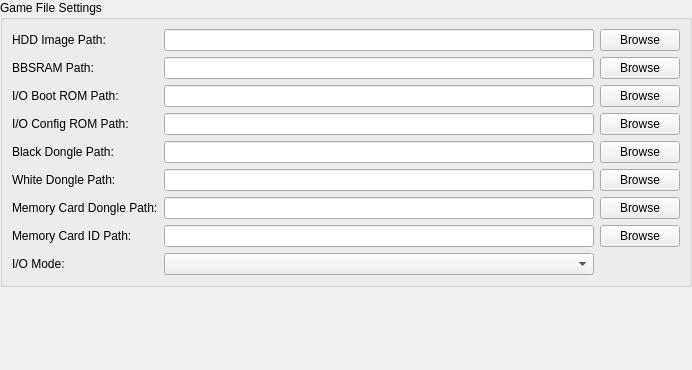
<?xml version="1.0" encoding="UTF-8"?>
<ui version="4.0">
 <class>Python1SettingsWidget</class>
 <widget class="QWidget" name="Python1SettingsWidget">
  <property name="geometry">
   <rect>
    <x>0</x>
    <y>0</y>
    <width>692</width>
    <height>370</height>
   </rect>
  </property>
  <property name="windowTitle">
   <string>Form</string>
  </property>
  <layout class="QVBoxLayout" name="verticalLayout" stretch="0,1">
   <property name="leftMargin">
    <number>0</number>
   </property>
   <property name="topMargin">
    <number>0</number>
   </property>
   <property name="rightMargin">
    <number>0</number>
   </property>
   <property name="bottomMargin">
    <number>0</number>
   </property>
   <item>
    <widget class="QGroupBox" name="gameFileSettings">
     <property name="title">
      <string>Game File Settings</string>
     </property>
     <layout class="QGridLayout" name="gridLayout">
      <item row="0" column="0">
       <widget class="QLabel" name="hddImageLabel">
        <property name="text">
         <string>HDD Image Path:</string>
        </property>
       </widget>
      </item>
      <item row="0" column="1">
       <widget class="QLineEdit" name="hddImagePath"/>
      </item>
      <item row="0" column="2">
       <widget class="QPushButton" name="hddImageBrowse">
        <property name="text">
         <string>Browse</string>
        </property>
       </widget>
      </item>
      <item row="1" column="0">
       <widget class="QLabel" name="bbsramLabel">
        <property name="text">
         <string>BBSRAM Path:</string>
        </property>
       </widget>
      </item>
      <item row="1" column="1">
       <widget class="QLineEdit" name="bbsramPath"/>
      </item>
      <item row="1" column="2">
       <widget class="QPushButton" name="bbsramBrowse">
        <property name="text">
         <string>Browse</string>
        </property>
       </widget>
      </item>
      <item row="2" column="0">
       <widget class="QLabel" name="ioBootRomLabel">
        <property name="text">
         <string>I/O Boot ROM Path:</string>
        </property>
       </widget>
      </item>
      <item row="2" column="1">
       <widget class="QLineEdit" name="ioBootRomPath"/>
      </item>
      <item row="2" column="2">
       <widget class="QPushButton" name="ioBootRomBrowse">
        <property name="text">
         <string>Browse</string>
        </property>
       </widget>
      </item>
      <item row="3" column="0">
       <widget class="QLabel" name="ioConfigRomLabel">
        <property name="text">
         <string>I/O Config ROM Path:</string>
        </property>
       </widget>
      </item>
      <item row="3" column="1">
       <widget class="QLineEdit" name="ioConfigRomPath"/>
      </item>
      <item row="3" column="2">
       <widget class="QPushButton" name="ioConfigRomBrowse">
        <property name="text">
         <string>Browse</string>
        </property>
       </widget>
      </item>
      <item row="4" column="0">
       <widget class="QLabel" name="dongleBlackLabel">
        <property name="text">
         <string>Black Dongle Path:</string>
        </property>
       </widget>
      </item>
      <item row="4" column="1">
       <widget class="QLineEdit" name="dongleBlackPath"/>
      </item>
      <item row="4" column="2">
       <widget class="QPushButton" name="dongleBlackBrowse">
        <property name="text">
         <string>Browse</string>
        </property>
       </widget>
      </item>
      <item row="5" column="0">
       <widget class="QLabel" name="dongleWhiteLabel">
        <property name="text">
         <string>White Dongle Path:</string>
        </property>
       </widget>
      </item>
      <item row="5" column="1">
       <widget class="QLineEdit" name="dongleWhitePath"/>
      </item>
      <item row="5" column="2">
       <widget class="QPushButton" name="dongleWhiteBrowse">
        <property name="text">
         <string>Browse</string>
        </property>
       </widget>
      </item>
      <item row="6" column="0">
       <widget class="QLabel" name="memoryCardDongleLabel">
        <property name="text">
         <string>Memory Card Dongle Path:</string>
        </property>
       </widget>
      </item>
      <item row="6" column="1">
       <widget class="QLineEdit" name="memoryCardDonglePath"/>
      </item>
      <item row="6" column="2">
       <widget class="QPushButton" name="memoryCardDongleBrowse">
        <property name="text">
         <string>Browse</string>
        </property>
       </widget>
      </item>
      <item row="7" column="0">
       <widget class="QLabel" name="memoryCardIdLabel">
        <property name="text">
         <string>Memory Card ID Path:</string>
        </property>
       </widget>
      </item>
      <item row="7" column="1">
       <widget class="QLineEdit" name="memoryCardIdPath"/>
      </item>
      <item row="7" column="2">
       <widget class="QPushButton" name="memoryCardIdBrowse">
        <property name="text">
         <string>Browse</string>
        </property>
       </widget>
      </item>
      <item row="8" column="0">
       <widget class="QLabel" name="ioModeLabel">
        <property name="text">
         <string>I/O Mode:</string>
        </property>
       </widget>
      </item>
      <item row="8" column="1">
       <widget class="QComboBox" name="ioMode"/>
      </item>
      </layout>
     </widget>
   </item>
   <item>
    <spacer name="verticalSpacer">
     <property name="orientation">
      <enum>Qt::Vertical</enum>
     </property>
     <property name="sizeHint" stdset="0">
      <size>
       <width>20</width>
       <height>40</height>
      </size>
     </property>
    </spacer>
   </item>
  </layout>
 </widget>
 <resources/>
 <connections/>
</ui>
